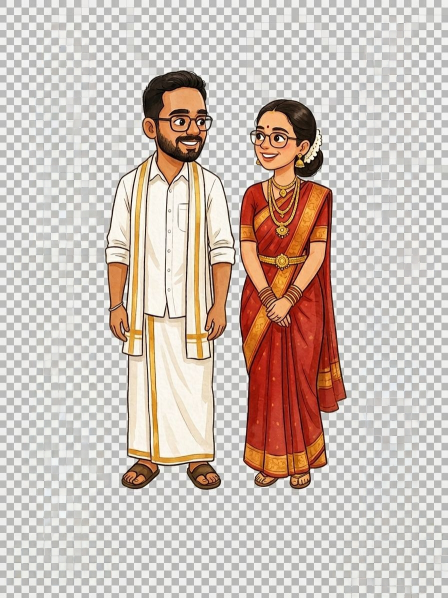
#> input picture images/Bride & Groom.jpeg, 896 x 1196 px, found by its file name (shown at 1/2 size)
$ python make_transparent.py
#> lines starting #> are read from the running program, lines starting #| are printed output that depends on the picture; after the words box and inside, x2 and y2 are one past the last pixel; in counts of white or black regions, pixels touching at a corner belong together
"""
Strip the baked-in checkerboard / black background from the mascot JPEGs and
export clean transparent PNGs. Per-image strategy (see STRATEGY below).
"""
import os
import numpy as np
from PIL import Image, ImageFilter
from scipy import ndimage

SRC = r"E:\Shreya Mrg\images"
OUT = r"E:\Shreya Mrg\images\png"
os.makedirs(OUT, exist_ok=True)

# method per file
KEEP_AS_IS = {"Together.jpeg"}          # full illustration, own background
BLACK_BG   = {"Engagement.jpeg"}        # solid black background
CONTAINS_GRAY = {"Welcoming.jpeg", "Marriage.jpeg"}  # checker around a framed scene
# everything else -> border-connected + fill holes


def lowsat_light(rgb, min_light=160):
    mx = rgb.max(2); mn = rgb.min(2)
    return ((mx - mn) <= 40) & (mn >= min_light)


def alpha_from_mask(rgb, fg_mask):
    alpha = np.where(fg_mask, 255, 0).astype(np.uint8)
    out = Image.fromarray(np.dstack([rgb, alpha]), "RGBA")
    a = out.getchannel("A").filter(ImageFilter.GaussianBlur(0.8))
    out.putalpha(a)
    return out


def border_connected(rgb, cand, fill_holes=True):
    labeled, _ = ndimage.label(cand)
    border = set(labeled[0]) | set(labeled[-1]) | set(labeled[:, 0]) | set(labeled[:, -1])
    border.discard(0)
    bg = np.isin(labeled, list(border))
    fg = ~bg
    if fill_holes:
        fg = ndimage.binary_fill_holes(fg)
    return fg


def contains_gray(rgb):
    cand = lowsat_light(rgb, 160)
    gray = cand & (rgb.min(2) < 235)        # the gray checker tone (not pure white)
    labeled, n = ndimage.label(cand)
    # A region is background only if it (a) contains the gray checker tone AND
    # (b) is large -- this removes the trapped checkerboard but PROTECTS tiny
    # enclosed light spots such as eye-whites and teeth (which JPEG renders
    # slightly gray and would otherwise be erased).
    min_area = max(900, int(0.0015 * rgb.shape[0] * rgb.shape[1]))
    tot = ndimage.sum(np.ones_like(gray), labeled, index=range(1, n + 1))
    gtot = ndimage.sum(gray, labeled, index=range(1, n + 1))
    frac = np.divide(gtot, tot, out=np.zeros_like(tot), where=tot > 0)
    bg_labels = [i + 1 for i in range(n) if frac[i] > 0.12 and tot[i] >= min_area]
    bg = np.isin(labeled, bg_labels)
    return ~bg


def autocrop(im):
    bbox = im.getbbox()
    return im.crop(bbox) if bbox else im


for f in sorted(os.listdir(SRC)):
    src = os.path.join(SRC, f)
    if not os.path.isfile(src) or not f.lower().endswith((".jpeg", ".jpg", ".png")):
        continue
    slug = {
        "Bride & Groom": "bride-groom", "Bride": "bride", "Groom": "groom",
        "Engagement": "engagement", "Marriage": "marriage",
        "Welcoming": "welcoming", "Together": "together",
    }.get(os.path.splitext(f)[0], os.path.splitext(f)[0].lower().replace(" ", "-"))
    dst = os.path.join(OUT, slug + ".png")

    if f in KEEP_AS_IS:
        Image.open(src).convert("RGBA").save(dst)
        print(f"[keep ] {f}")
        continue

    rgb = np.asarray(Image.open(src).convert("RGB"))
#> rgb is the input picture: shape (1196, 896, 3); mean R, G, B 205.2, 191.5, 183

    if f in BLACK_BG:
        cand = rgb.max(2) <= 55
        fg = border_connected(rgb, cand, fill_holes=True)
    elif f in CONTAINS_GRAY:
        fg = contains_gray(rgb)
    else:
        cand = lowsat_light(rgb, 150)
#> in lowsat_light, `mx = rgb.max(2)`:
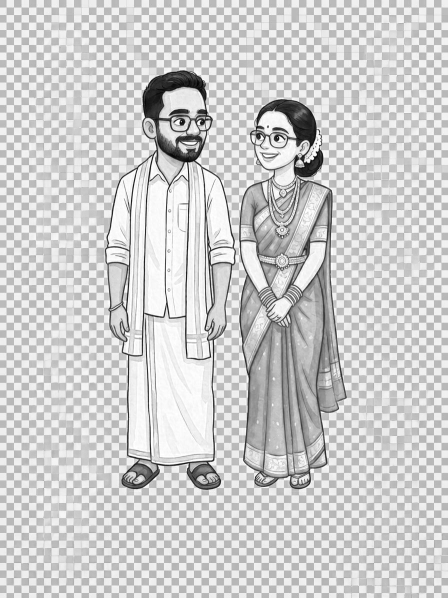
#> mx: shape (1196, 896) (shown at 1/2 size); min 1, max 255, mean 205.5
#> in lowsat_light, `mn = rgb.min(2)`:
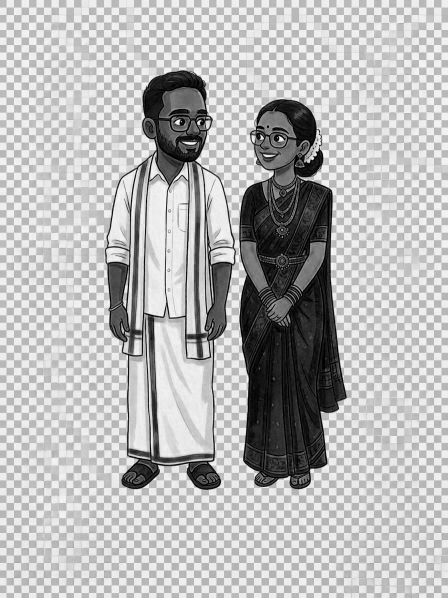
#> mn: shape (1196, 896) (shown at 1/2 size); min 0, max 254, mean 182.9
#> in lowsat_light, `return ((mx - mn) <= 40) & (mn >= min_light)`:
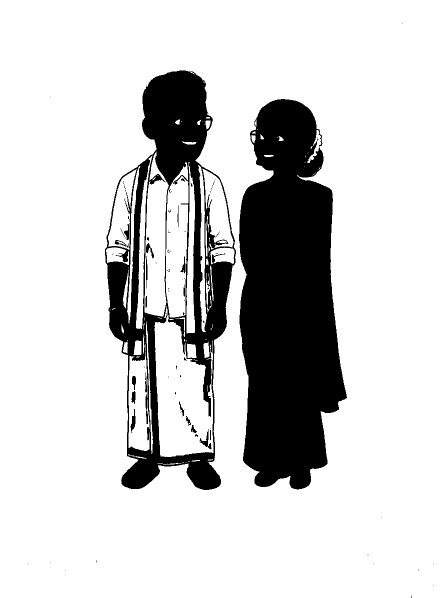
#> returned value: shape (1196, 896) bool (shown at 1/2 size); 81.6% white; 89 black regions (67 under 20 px), largest, box (x1, y1, x2, y2) and area: (478, 198, 694, 979) 123867, (210, 141, 472, 980) 71206, (399, 858, 423, 899) 264
        fg = border_connected(rgb, cand, fill_holes=True)
#> in border_connected, `labeled, _ = ndimage.label(cand)`:
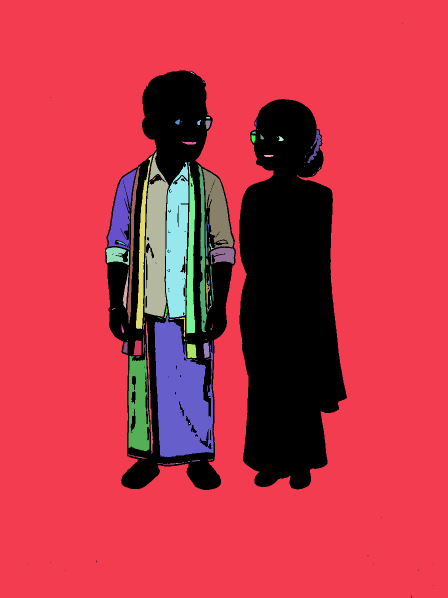
#> labeled: shape (1196, 896) int32 (shown at 1/2 size); 119 distinct labels, from 0 to 118; one colour per label, 0 black
#> in border_connected, `border = set(labeled[0]) | set(labeled[-1]) | set(labeled[:, 0]) | set..`: border = 2 items
#> in border_connected, `bg = np.isin(labeled, list(border))`: bg: shape (1196, 896) bool; 74.2% white; 17 black regions (15 under 20 px), largest, box (x1, y1, x2, y2) and area: (210, 141, 472, 980) 151298, (478, 198, 694, 979) 124739

    out = autocrop(alpha_from_mask(rgb, fg))
#> in alpha_from_mask, `out = Image.fromarray(np.dstack([rgb, alpha]), "RGBA")`:
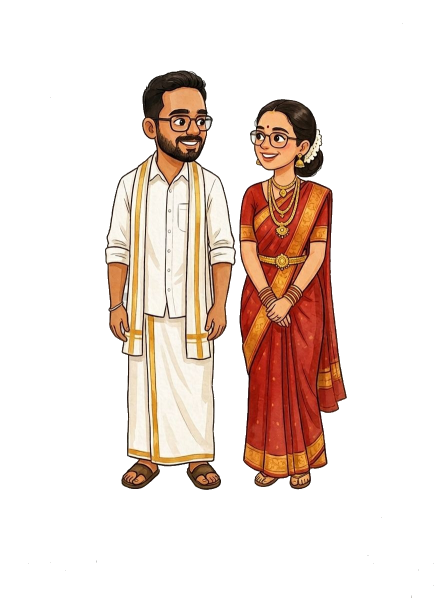
#> out: PIL image 896x1196 RGBA (shown at 1/2 size); mean R, G, B, A 205.2, 191.5, 183, 65.7; transparent parts drawn white
#> in alpha_from_mask, `a = out.getchannel("A").filter(ImageFilter.GaussianBlur(0.8))`:
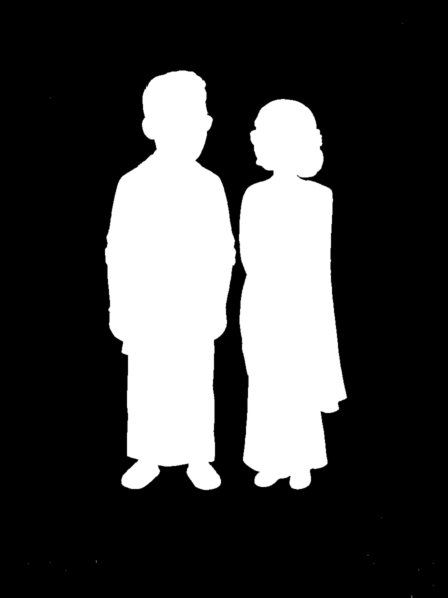
#> a: PIL image 896x1196 L (shown at 1/2 size); min 0, max 255, mean 65.7
#> in autocrop, `bbox = im.getbbox()`: bbox = (54, 44, 869, 1196)
#> in autocrop, `return im.crop(bbox) if bbox else im`:
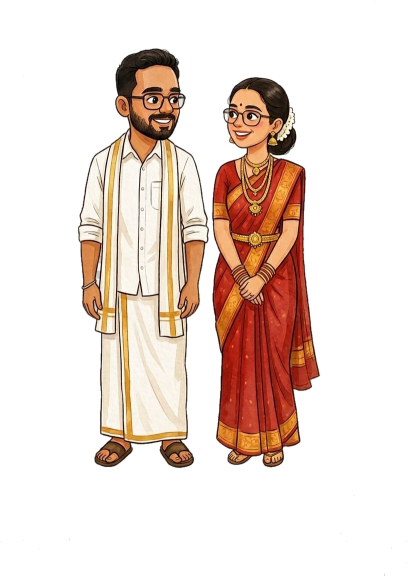
#> returned value: PIL image 815x1152 RGBA (shown at 1/2 size); mean R, G, B, A 204.2, 188.5, 179.1, 75; transparent parts drawn white
    out.save(dst)
    print(f"[clean] {f:20s} -> {out.width}x{out.height}")
#| [clean] Bride & Groom.jpeg   -> 815x1152
#> pass 2 of the loop `for f in sorted(os.listdir(SRC)):`:
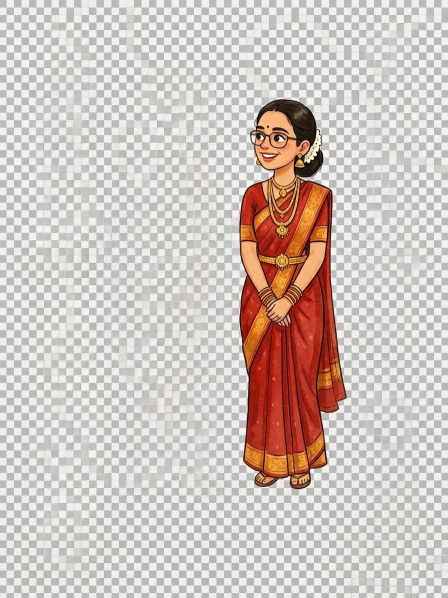
#> input picture images/Bride.jpeg, 896 x 1196 px, found by its file name (shown at 1/2 size)
#> rgb is the input picture: shape (1196, 896, 3); mean R, G, B 206.6, 196, 190.9
#> in lowsat_light (call 2), `return ((mx - mn) <= 40) & (mn >= min_light)`:
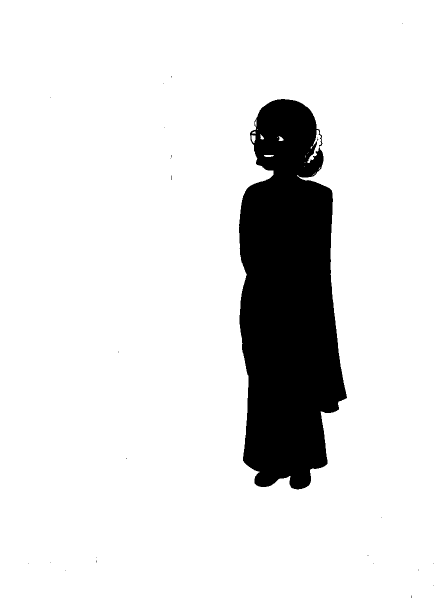
#> returned value: shape (1196, 896) bool (shown at 1/2 size); 88.4% white; 27 black regions (26 under 20 px), largest, box (x1, y1, x2, y2) and area: (478, 198, 694, 979) 123870
#> labeled: shape (1196, 896) int32; 26 distinct labels, from 0 to 25
#> bg: shape (1196, 896) bool; 88.4% white; 25 black regions (24 under 20 px), largest, box (x1, y1, x2, y2) and area: (478, 198, 694, 979) 124741
#> in autocrop (call 2), `return im.crop(bbox) if bbox else im`:
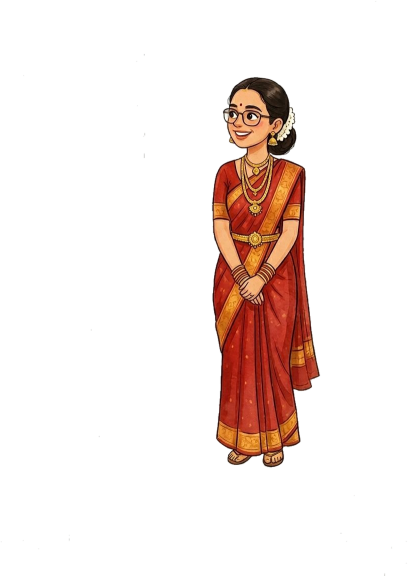
#> returned value: PIL image 815x1152 RGBA (shown at 1/2 size); mean R, G, B, A 205.8, 193.7, 188, 33.9; transparent parts drawn white
#| [clean] Bride.jpeg           -> 815x1152
#> pass 3 of the loop `for f in sorted(os.listdir(SRC)):`:
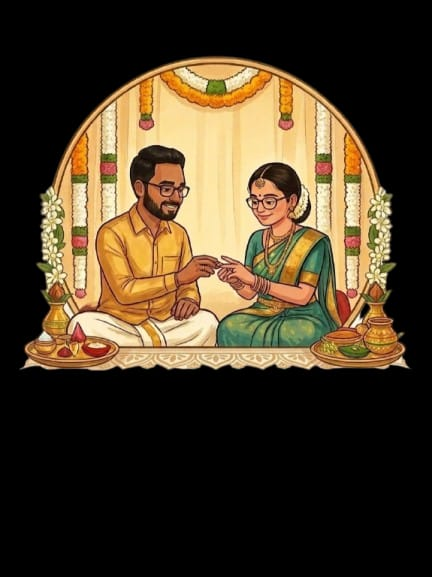
#> input picture images/Engagement.jpeg, 432 x 577 px, found by its file name
#> rgb is the input picture: shape (577, 432, 3); mean R, G, B 74.2, 59.7, 38.6
#> cand: shape (577, 432) bool; 62.7% white; 17 black regions (15 under 20 px), largest, box (x1, y1, x2, y2) and area: (20, 56, 409, 371) 92894, (153, 152, 171, 157) 57
#> in border_connected (call 3), `labeled, _ = ndimage.label(cand)`:
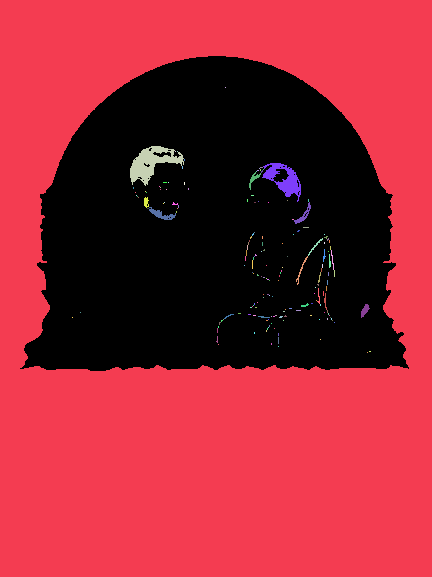
#> labeled: shape (577, 432) int32; 178 distinct labels, from 0 to 177; one colour per label, 0 black
#> border = 1 item
#> bg: shape (577, 432) bool; 61.6% white; 1 black region, box (x1, y1, x2, y2) and area: (20, 56, 409, 371) 95620
#> a: PIL image 432x577 L
#> bbox = (18, 54, 411, 373)
#> in autocrop (call 3), `return im.crop(bbox) if bbox else im`:
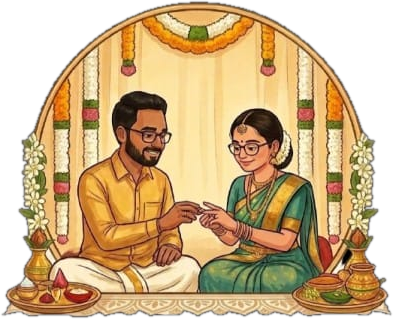
#> returned value: PIL image 393x319 RGBA; mean R, G, B, A 147.5, 118.8, 76.6, 194.5; transparent parts drawn white
#| [clean] Engagement.jpeg      -> 393x319
#> the loop made 6 passes; the first 3 are shown

print("done ->", OUT)
